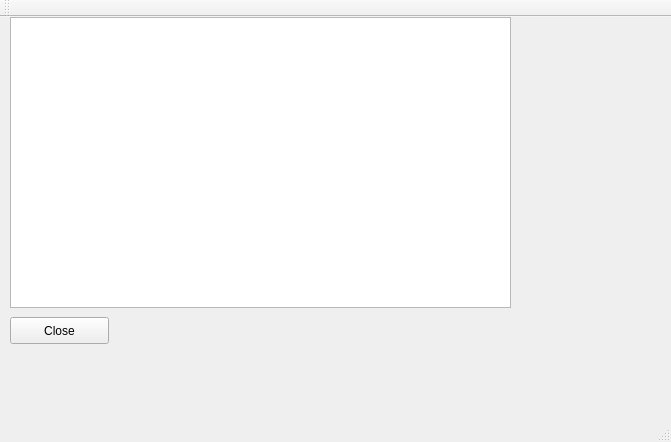
<?xml version="1.0" encoding="UTF-8"?>
<ui version="4.0">
 <class>MainWindow</class>
 <widget class="QMainWindow" name="MainWindow">
  <property name="geometry">
   <rect>
    <x>0</x>
    <y>0</y>
    <width>671</width>
    <height>442</height>
   </rect>
  </property>
  <property name="windowTitle">
   <string>FleetGUI</string>
  </property>
  <widget class="QWidget" name="centralWidget">
   <widget class="QPushButton" name="pushButton">
    <property name="geometry">
     <rect>
      <x>10</x>
      <y>300</y>
      <width>99</width>
      <height>27</height>
     </rect>
    </property>
    <property name="text">
     <string>Close</string>
    </property>
   </widget>
   <widget class="QGraphicsView" name="graphicsView">
    <property name="geometry">
     <rect>
      <x>10</x>
      <y>0</y>
      <width>501</width>
      <height>291</height>
     </rect>
    </property>
    <property name="sizePolicy">
     <sizepolicy hsizetype="Expanding" vsizetype="Expanding">
      <horstretch>0</horstretch>
      <verstretch>0</verstretch>
     </sizepolicy>
    </property>
    <property name="autoFillBackground">
     <bool>true</bool>
    </property>
    <property name="sizeAdjustPolicy">
     <enum>QAbstractScrollArea::AdjustToContentsOnFirstShow</enum>
    </property>
    <property name="backgroundBrush">
     <brush brushstyle="NoBrush">
      <color alpha="255">
       <red>0</red>
       <green>0</green>
       <blue>0</blue>
      </color>
     </brush>
    </property>
    <property name="foregroundBrush">
     <brush brushstyle="NoBrush">
      <color alpha="255">
       <red>0</red>
       <green>0</green>
       <blue>0</blue>
      </color>
     </brush>
    </property>
   </widget>
  </widget>
  <widget class="QMenuBar" name="menuBar">
   <property name="geometry">
    <rect>
     <x>0</x>
     <y>0</y>
     <width>671</width>
     <height>25</height>
    </rect>
   </property>
  </widget>
  <widget class="QToolBar" name="mainToolBar">
   <attribute name="toolBarArea">
    <enum>TopToolBarArea</enum>
   </attribute>
   <attribute name="toolBarBreak">
    <bool>false</bool>
   </attribute>
  </widget>
  <widget class="QStatusBar" name="statusBar"/>
 </widget>
 <layoutdefault spacing="6" margin="11"/>
 <resources/>
 <connections>
  <connection>
   <sender>pushButton</sender>
   <signal>clicked()</signal>
   <receiver>MainWindow</receiver>
   <slot>close()</slot>
   <hints>
    <hint type="sourcelabel">
     <x>108</x>
     <y>364</y>
    </hint>
    <hint type="destinationlabel">
     <x>294</x>
     <y>339</y>
    </hint>
   </hints>
  </connection>
 </connections>
</ui>
